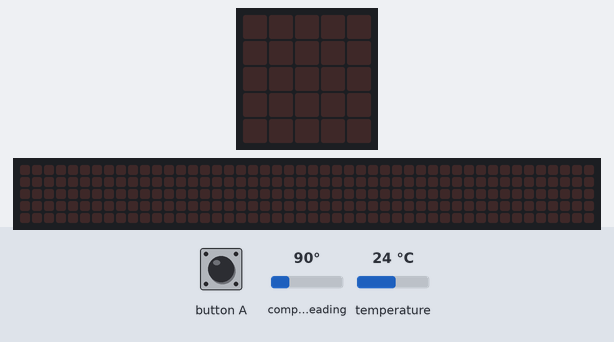
Bench run of a program on a simulated BBC micro:bit running MicroPython. Parts: the board's 5×5 LED display, a strip that is not on the board, showing the scrolling text unrolled. The test bench sets the inputs (shaded band); at power-on: compass heading 90°, temperature 24 °C. Files the program writes start out absent; the 48×5 strip is a reading aid, not a part: it shows the text the display is scrolling, unrolled, one strip-width of it at a time; the compass is already calibrated.

Above: at 1.2 s.
1.3 s: button A pressed for 0.15 s
At 1.37 s:
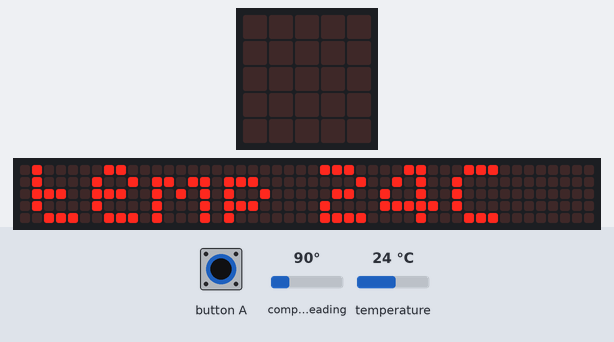
At 8.12 s:
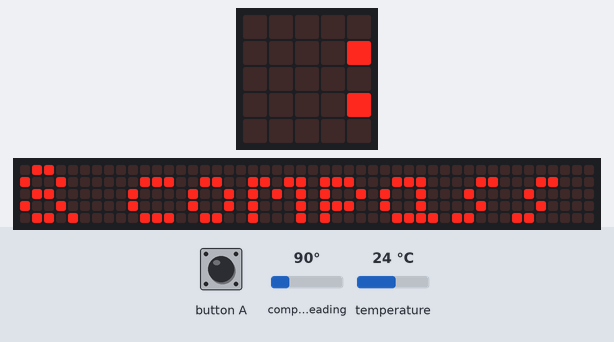

Measured:
- after the input at 1.3 s, the display: changes at once (image 1)

The program:

Tempurature_Compass_Reader.py
```python
from microbit import *

# tempurature and compass variables.
# before starting you need to calibrate microbit.
# Follow the directions on the screen.
temperature = temperature()
compass = compass.heading()

while True:
    # user starts tempurature and compass reading by
    # pressing the A button on the Microbit and readings
    # are displayed on the microbit screen.
    if button_a.is_pressed():
        #display tempurature in celsius
        display.scroll("temp " + str(temperature) + "C")
        display.scroll("& compass " + str(compass))
        # file name data.csv is created to capture temp and compass readings
	# w for write to file and comma as delimiter.
        with open('data.csv', 'w') as file:
            file.write(str(temperature) + ',' + str(compass))
```
